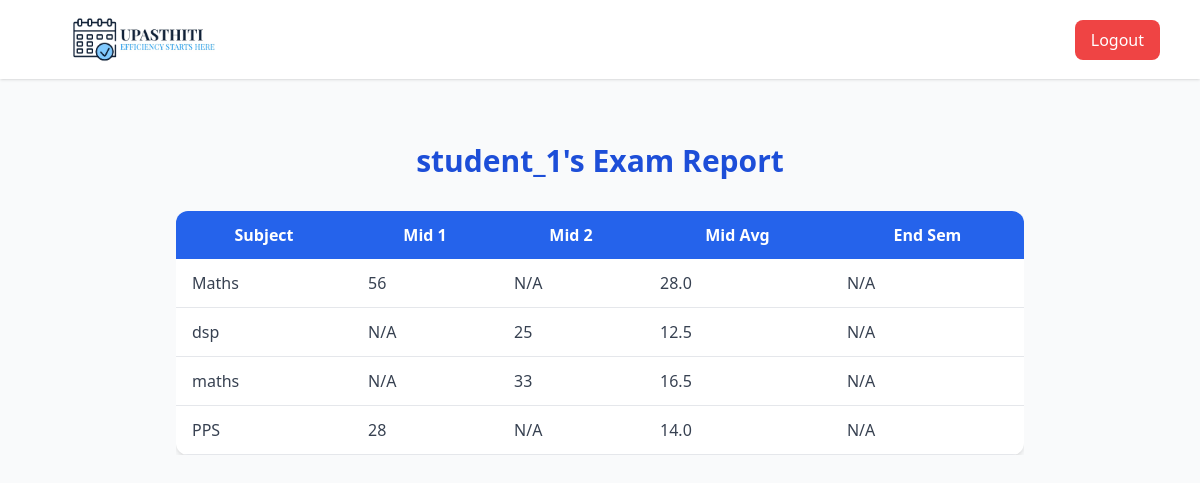
Screenshot of /student/exam_report (signed in) with the database file from the repository.
### tables this page shows
CREATE TABLE students (
                    id INTEGER PRIMARY KEY AUTOINCREMENT,
                    name TEXT NOT NULL, user_id INTEGER);

CREATE TABLE exam_marks (
    id INTEGER PRIMARY KEY AUTOINCREMENT,
    student_id INTEGER,
    exam_type TEXT CHECK(exam_type IN ('Mid 1', 'Mid 2', 'End Sem')),
    subject TEXT,
    marks INTEGER,
    FOREIGN KEY(student_id) REFERENCES students(id)
);

### app.py (the view)
@app.route('/student/exam_report')
def student_exam_report():
    if 'user_id' not in session or session.get('role') != 'student':
        return redirect(url_for('login'))
    username = session.get('username')
    conn = sqlite3.connect('attendance.db')
    c = conn.cursor()
    c.execute("SELECT id FROM students WHERE name = ?", (username,))
    student_id = c.fetchone()[0]
    c.execute("""
        SELECT exam_type, subject, marks
        FROM exam_marks
        WHERE student_id = ?
    """, (student_id,))
    records = c.fetchall()
    conn.close()
    from collections import defaultdict
    subject_scores = defaultdict(dict)
    for exam_type, subject, marks in records:
        subject_scores[subject][exam_type] = marks
    for subject in subject_scores:
        mid1 = subject_scores[subject].get('Mid 1', 0)
        mid2 = subject_scores[subject].get('Mid 2', 0)
        avg = (mid1 + mid2) / 2 if 'Mid 1' in subject_scores[subject] or 'Mid 2' in subject_scores[subject] else None
        subject_scores[subject]['Mid Avg'] = round(avg, 2) if avg is not None else 'N/A'
    return render_template('exam_report.html', username=username, subject_scores=subject_scores)

### templates/exam_report.html
{% extends "base.html" %} {% block title %}Exam Report{% endblock %} {% block
content %}
<div class="mt-10">
  <h1 class="text-3xl font-bold text-center text-blue-700 mb-8">
    {{ username }}'s Exam Report
  </h1>
  <div class="overflow-x-auto max-w-6xl mx-auto">
    <table class="min-w-full bg-white shadow-md rounded-xl overflow-hidden">
      <thead class="bg-blue-600 text-white">
        <tr>
          <th class="py-3 px-4 text-center">Subject</th>
          <th class="py-3 px-4 text-center">Mid 1</th>
          <th class="py-3 px-4 text-center">Mid 2</th>
          <th class="py-3 px-4 text-center">Mid Avg</th>
          <th class="py-3 px-4 text-center">End Sem</th>
        </tr>
      </thead>
      <tbody class="text-gray-700">
        {% for subject, scores in subject_scores.items() %}
        <tr class="border-b hover:bg-gray-100">
          <td class="py-3 px-4">{{ subject }}</td>
          <td class="py-3 px-4">{{ scores.get('Mid 1', 'N/A') }}</td>
          <td class="py-3 px-4">{{ scores.get('Mid 2', 'N/A') }}</td>
          <td class="py-3 px-4">{{ scores['Mid Avg'] }}</td>
          <td class="py-3 px-4">{{ scores.get('End Sem', 'N/A') }}</td>
        </tr>
        {% endfor %}
      </tbody>
    </table>
  </div>
</div>
{% endblock %}

### rows the page displays
students: name "student_1"
exam_marks: subject "Maths", get "56", get "N/A", scores "28.0"
exam_marks: subject "dsp", get "N/A", get "25", scores "12.5"
exam_marks: subject "maths", get "N/A", get "33", scores "16.5"
exam_marks: subject "PPS", get "28", get "N/A", scores "14.0"
